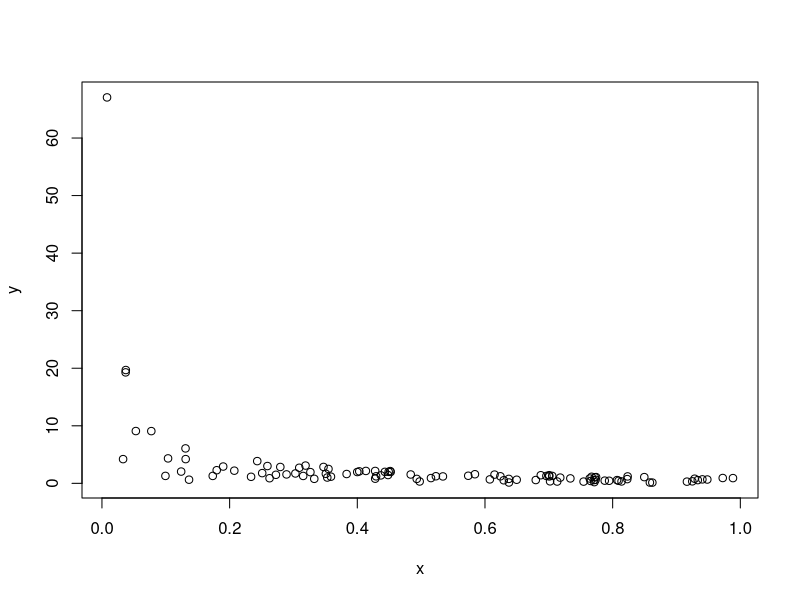
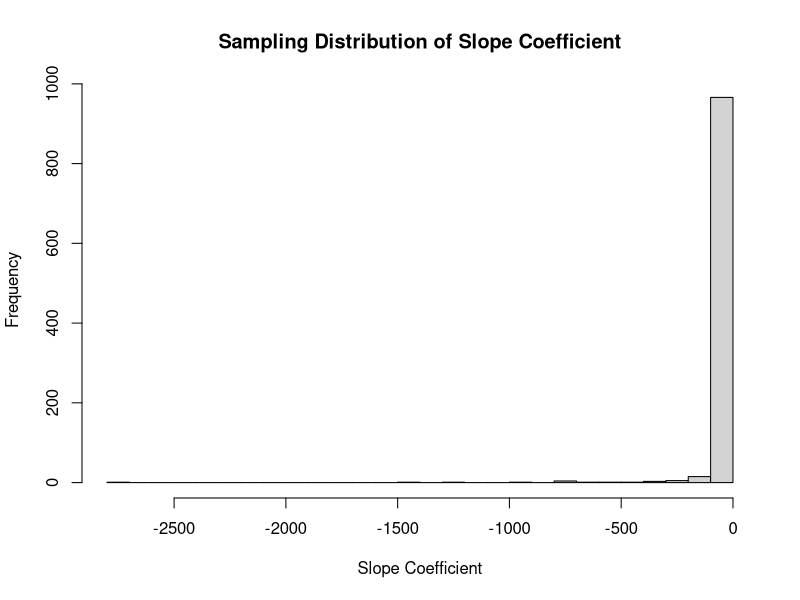
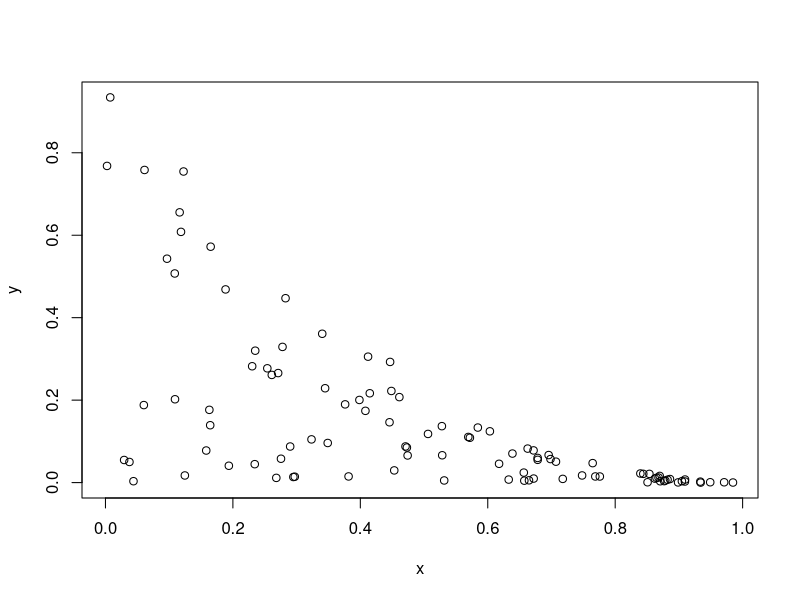
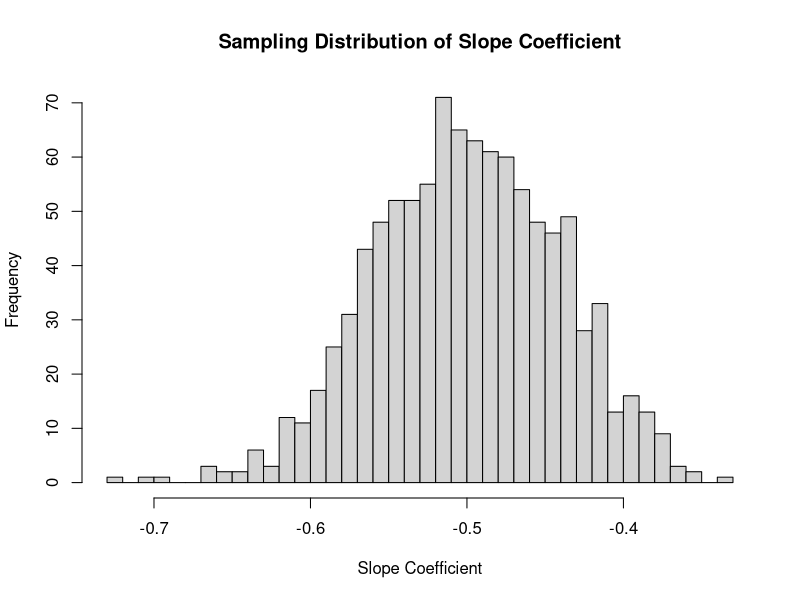

Reproduce these figures in R, in order.
## ---- chunk 1
knitr::opts_chunk$set(echo = TRUE)
## ---- chunk 2
rmystery <- function(n){
  x = runif(n)
  y = runif(n, min=0, max = 1/x)
  data.frame(x=x,y=y)
}
plot(rmystery(100))
## ---- chunk 3
experiment_m<-function(){
  data<-rmystery(100)
  model<-lm(y~x,data=data)
  return(coefficients(model[2]))
  
num_experiments <- 1000
slope_results <- replicate(num_experiments, experiment_m())

# Plot a histogram of the slope coefficient
hist(slope_results, breaks=30, main="Sampling Distribution of Slope Coefficient",
     xlab="Slope Coefficient", ylab="Frequency")
}
## ---- chunk 4
# Define the mystery distribution function
rmystery <- function(n){
  x <- runif(n)
  y <- runif(n, min=0, max = 1/x)
  data.frame(x=x, y=y)
}

# Create the experiment function
experiment_m <- function(){
  data <- rmystery(100)
  model <- lm(y ~ x, data=data)
  return(coefficients(model)[2])  # Return the slope coefficient
}

# Run the experiment function multiple times
num_experiments <- 1000
slope_results <- replicate(num_experiments, experiment_m())

# Plot a histogram of the slope coefficient
hist(slope_results, breaks=30, main="Sampling Distribution of Slope Coefficient",
     xlab="Slope Coefficient", ylab="Frequency")
## ---- chunk 5
renigma <- function(n){
  x = runif(n)
  y = runif(n, min=0, max = (1-x)^2)
  data.frame(x=x,y=y)
}
plot(renigma(100))

## ---- chunk 6

renigma <- function(n){
  x = runif(n)
  y = runif(n, min=0, max = (1-x)^2)
  data.frame(x=x,y=y)
}
experiment_e <- function(){
  data <- renigma(100)
  model <- lm(y ~ x, data=data)
  return(coefficients(model)[2])  # Return the slope coefficient
}

# Run the experiment function multiple times
num_experiments <- 1000
slope_results <- replicate(num_experiments, experiment_e())

# Plot a histogram of the slope coefficient
hist(slope_results, breaks=30, main="Sampling Distribution of Slope Coefficient",
     xlab="Slope Coefficient", ylab="Frequency")

